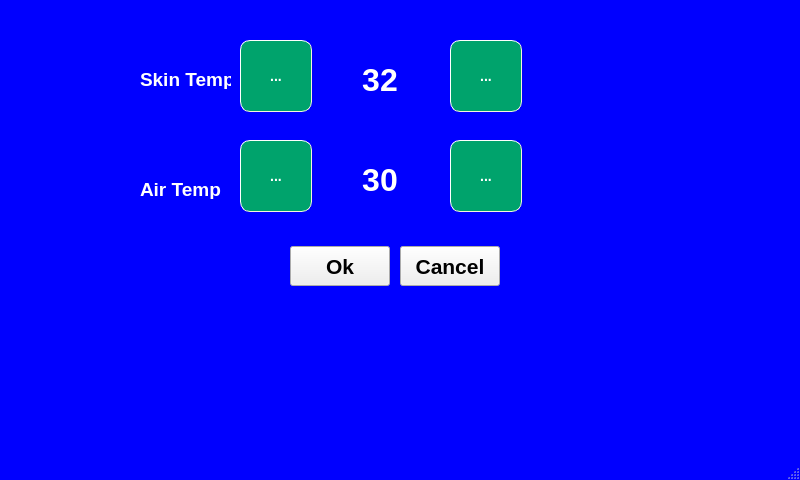
<?xml version="1.0" encoding="UTF-8"?>
<ui version="4.0">
 <class>patientFormWindow</class>
 <widget class="QMainWindow" name="patientFormWindow">
  <property name="geometry">
   <rect>
    <x>0</x>
    <y>0</y>
    <width>800</width>
    <height>480</height>
   </rect>
  </property>
  <property name="minimumSize">
   <size>
    <width>800</width>
    <height>480</height>
   </size>
  </property>
  <property name="maximumSize">
   <size>
    <width>800</width>
    <height>480</height>
   </size>
  </property>
  <property name="windowTitle">
   <string>Patient Details Form</string>
  </property>
  <property name="styleSheet">
   <string notr="true">QMainWindow{background-color:blue ;}</string>
  </property>
  <widget class="QWidget" name="centralwidget">
   <widget class="QLabel" name="tempLabel2">
    <property name="geometry">
     <rect>
      <x>320</x>
      <y>160</y>
      <width>120</width>
      <height>40</height>
     </rect>
    </property>
    <property name="minimumSize">
     <size>
      <width>120</width>
      <height>40</height>
     </size>
    </property>
    <property name="maximumSize">
     <size>
      <width>120</width>
      <height>40</height>
     </size>
    </property>
    <property name="font">
     <font>
      <pointsize>24</pointsize>
      <weight>75</weight>
      <bold>true</bold>
     </font>
    </property>
    <property name="styleSheet">
     <string notr="true">QLabel{
  
    color:#FFFFFF;
}
QLabel:pressed {
    background-color: gray;
    border-style: inset;
}</string>
    </property>
    <property name="text">
     <string>30</string>
    </property>
    <property name="alignment">
     <set>Qt::AlignCenter</set>
    </property>
   </widget>
   <widget class="QPushButton" name="okBtn">
    <property name="geometry">
     <rect>
      <x>290</x>
      <y>246</y>
      <width>100</width>
      <height>40</height>
     </rect>
    </property>
    <property name="minimumSize">
     <size>
      <width>100</width>
      <height>40</height>
     </size>
    </property>
    <property name="maximumSize">
     <size>
      <width>100</width>
      <height>40</height>
     </size>
    </property>
    <property name="font">
     <font>
      <pointsize>16</pointsize>
      <weight>75</weight>
      <bold>true</bold>
     </font>
    </property>
    <property name="text">
     <string>Ok</string>
    </property>
   </widget>
   <widget class="QLabel" name="airTextLabel">
    <property name="geometry">
     <rect>
      <x>140</x>
      <y>180</y>
      <width>81</width>
      <height>19</height>
     </rect>
    </property>
    <property name="font">
     <font>
      <pointsize>14</pointsize>
      <weight>75</weight>
      <bold>true</bold>
     </font>
    </property>
    <property name="styleSheet">
     <string notr="true">QLabel{
  
    color:#FFFFFF;
}
QLabel:pressed {
    background-color: gray;
    border-style: inset;
}</string>
    </property>
    <property name="text">
     <string>Air Temp</string>
    </property>
   </widget>
   <widget class="QToolButton" name="tempUpToolBtn1">
    <property name="geometry">
     <rect>
      <x>450</x>
      <y>40</y>
      <width>72</width>
      <height>72</height>
     </rect>
    </property>
    <property name="minimumSize">
     <size>
      <width>72</width>
      <height>72</height>
     </size>
    </property>
    <property name="maximumSize">
     <size>
      <width>72</width>
      <height>72</height>
     </size>
    </property>
    <property name="styleSheet">
     <string notr="true">QToolButton{
    border-style: outset;
    border-width: 1px;
    border-radius: 10px;
    border-color: beige;
    font: bold 14px;
 
    padding: 6px;
    background-color: #00A36C ;
    color:#FFFFFF ;
}
QToolButton:pressed {
    background-color: gray;
    border-style: inset;
}</string>
    </property>
    <property name="text">
     <string>...</string>
    </property>
    <property name="icon">
     <iconset>
      <normaloff>icon/plus-sign-white.png</normaloff>icon/plus-sign-white.png</iconset>
    </property>
    <property name="iconSize">
     <size>
      <width>42</width>
      <height>40</height>
     </size>
    </property>
   </widget>
   <widget class="QLabel" name="skinTextLabel">
    <property name="geometry">
     <rect>
      <x>140</x>
      <y>70</y>
      <width>91</width>
      <height>19</height>
     </rect>
    </property>
    <property name="font">
     <font>
      <pointsize>14</pointsize>
      <weight>75</weight>
      <bold>true</bold>
     </font>
    </property>
    <property name="styleSheet">
     <string notr="true">QLabel{
  
    color:#FFFFFF;
}
QLabel:pressed {
    background-color: gray;
    border-style: inset;
}</string>
    </property>
    <property name="text">
     <string>Skin Temp:</string>
    </property>
   </widget>
   <widget class="QToolButton" name="tempDownToolBtn1">
    <property name="geometry">
     <rect>
      <x>240</x>
      <y>40</y>
      <width>72</width>
      <height>72</height>
     </rect>
    </property>
    <property name="minimumSize">
     <size>
      <width>72</width>
      <height>72</height>
     </size>
    </property>
    <property name="maximumSize">
     <size>
      <width>72</width>
      <height>72</height>
     </size>
    </property>
    <property name="styleSheet">
     <string notr="true">QToolButton{
    border-style: outset;
    border-width: 1px;
    border-radius: 10px;
    border-color: beige;
    font: bold 14px;
 
    padding: 6px;
    background-color: #00A36C ;
    color:#FFFFFF;
}
QToolButton:pressed {
    background-color: gray;
    border-style: inset;
}</string>
    </property>
    <property name="text">
     <string>...</string>
    </property>
    <property name="icon">
     <iconset>
      <normaloff>icon/minus_white.png</normaloff>icon/minus_white.png</iconset>
    </property>
    <property name="iconSize">
     <size>
      <width>42</width>
      <height>42</height>
     </size>
    </property>
   </widget>
   <widget class="QPushButton" name="cancelBtn">
    <property name="geometry">
     <rect>
      <x>400</x>
      <y>246</y>
      <width>100</width>
      <height>40</height>
     </rect>
    </property>
    <property name="minimumSize">
     <size>
      <width>100</width>
      <height>40</height>
     </size>
    </property>
    <property name="maximumSize">
     <size>
      <width>100</width>
      <height>40</height>
     </size>
    </property>
    <property name="font">
     <font>
      <pointsize>16</pointsize>
      <weight>75</weight>
      <bold>true</bold>
     </font>
    </property>
    <property name="text">
     <string>Cancel</string>
    </property>
   </widget>
   <widget class="QToolButton" name="tempUpToolBtn2">
    <property name="geometry">
     <rect>
      <x>450</x>
      <y>140</y>
      <width>72</width>
      <height>72</height>
     </rect>
    </property>
    <property name="minimumSize">
     <size>
      <width>72</width>
      <height>72</height>
     </size>
    </property>
    <property name="maximumSize">
     <size>
      <width>72</width>
      <height>72</height>
     </size>
    </property>
    <property name="styleSheet">
     <string notr="true">QToolButton{
    border-style: outset;
    border-width: 1px;
    border-radius: 10px;
    border-color: beige;
    font: bold 14px;
 
    padding: 6px;
    background-color: #00A36C ;
    color:#FFFFFF;
}
QToolButton:pressed {
    background-color: gray;
    border-style: inset;
}</string>
    </property>
    <property name="text">
     <string>...</string>
    </property>
    <property name="icon">
     <iconset>
      <normaloff>icon/plus-sign-white.png</normaloff>icon/plus-sign-white.png</iconset>
    </property>
    <property name="iconSize">
     <size>
      <width>42</width>
      <height>42</height>
     </size>
    </property>
   </widget>
   <widget class="QToolButton" name="tempDownToolBtn2">
    <property name="geometry">
     <rect>
      <x>240</x>
      <y>140</y>
      <width>72</width>
      <height>72</height>
     </rect>
    </property>
    <property name="minimumSize">
     <size>
      <width>72</width>
      <height>72</height>
     </size>
    </property>
    <property name="maximumSize">
     <size>
      <width>72</width>
      <height>72</height>
     </size>
    </property>
    <property name="styleSheet">
     <string notr="true">QToolButton{
    border-style: outset;
    border-width: 1px;
    border-radius: 10px;
    border-color: beige;
    font: bold 14px;
 
    padding: 6px;
    background-color: #00A36C ;
    color:#FFFFFF;
}
QToolButton:pressed {
    background-color: gray;
    border-style: inset;
}</string>
    </property>
    <property name="text">
     <string>...</string>
    </property>
    <property name="icon">
     <iconset>
      <normaloff>icon/minus_white.png</normaloff>icon/minus_white.png</iconset>
    </property>
    <property name="iconSize">
     <size>
      <width>42</width>
      <height>42</height>
     </size>
    </property>
   </widget>
   <widget class="QLabel" name="tempLabel1">
    <property name="geometry">
     <rect>
      <x>320</x>
      <y>60</y>
      <width>120</width>
      <height>40</height>
     </rect>
    </property>
    <property name="minimumSize">
     <size>
      <width>120</width>
      <height>40</height>
     </size>
    </property>
    <property name="maximumSize">
     <size>
      <width>120</width>
      <height>40</height>
     </size>
    </property>
    <property name="font">
     <font>
      <pointsize>24</pointsize>
      <weight>75</weight>
      <bold>true</bold>
     </font>
    </property>
    <property name="styleSheet">
     <string notr="true">QLabel{
  
    color:#FFFFFF;
}
QLabel:pressed {
    background-color: gray;
    border-style: inset;
}</string>
    </property>
    <property name="text">
     <string>32</string>
    </property>
    <property name="alignment">
     <set>Qt::AlignCenter</set>
    </property>
   </widget>
  </widget>
  <widget class="QMenuBar" name="menubar">
   <property name="geometry">
    <rect>
     <x>0</x>
     <y>0</y>
     <width>800</width>
     <height>24</height>
    </rect>
   </property>
  </widget>
  <widget class="QStatusBar" name="statusbar"/>
 </widget>
 <resources/>
 <connections/>
</ui>
